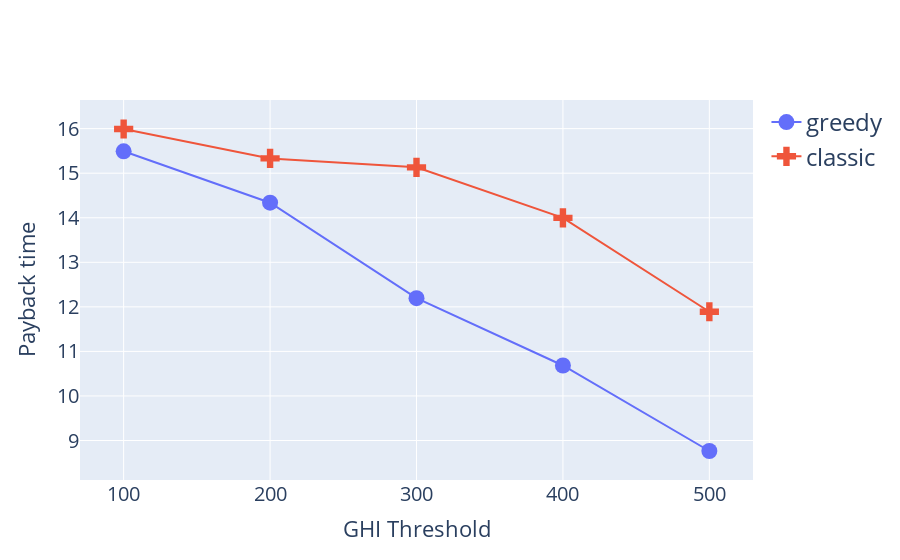

Notebook source saved alongside this figure:
### Code cell
fig = go.Figure()
fig.add_trace(go.Scatter(x=df.names, y=df.greedyROI,
                    mode='lines+markers',
                    name='greedy',
                    marker_symbol="circle",
                    marker_size=16))
fig.add_trace(go.Scatter(x=df.names, y=df.classicROI,
                    mode='lines+markers',
                    name='classic',
                    marker_symbol="cross",
                    marker_size=16))
fig.update_layout(xaxis=dict(
                        title='GHI Threshold',
                        titlefont_size=22,
                        tickfont_size=20,
                    ),
                   yaxis=dict(
                       title='Payback time',
                        titlefont_size=22,
                        tickfont_size=20,
                    ),
                 font=dict(
                        size=24,
                    )
                 )
fig

### Figure 1 — Plotly figure (JSON) as saved in the notebook; plotly's stock layout.template omitted (floating-point values rounded to 4 significant figures)
{"data": [{"marker": {"size": 16, "symbol": "circle"}, "mode": "lines+markers", "name": "greedy", "type": "scatter", "x": ["100", "200", "300", "400", "500"], "y": [15.49, 14.34, 12.19, 10.68, 8.765]}, {"marker": {"size": 16, "symbol": "cross"}, "mode": "lines+markers", "name": "classic", "type": "scatter", "x": ["100", "200", "300", "400", "500"], "y": [15.99, 15.33, 15.13, 14.0, 11.89]}], "layout": {"font": {"size": 24}, "xaxis": {"tickfont": {"size": 20}, "title": {"font": {"size": 22}, "text": "GHI Threshold"}}, "yaxis": {"tickfont": {"size": 20}, "title": {"font": {"size": 22}, "text": "Payback time"}}}}
